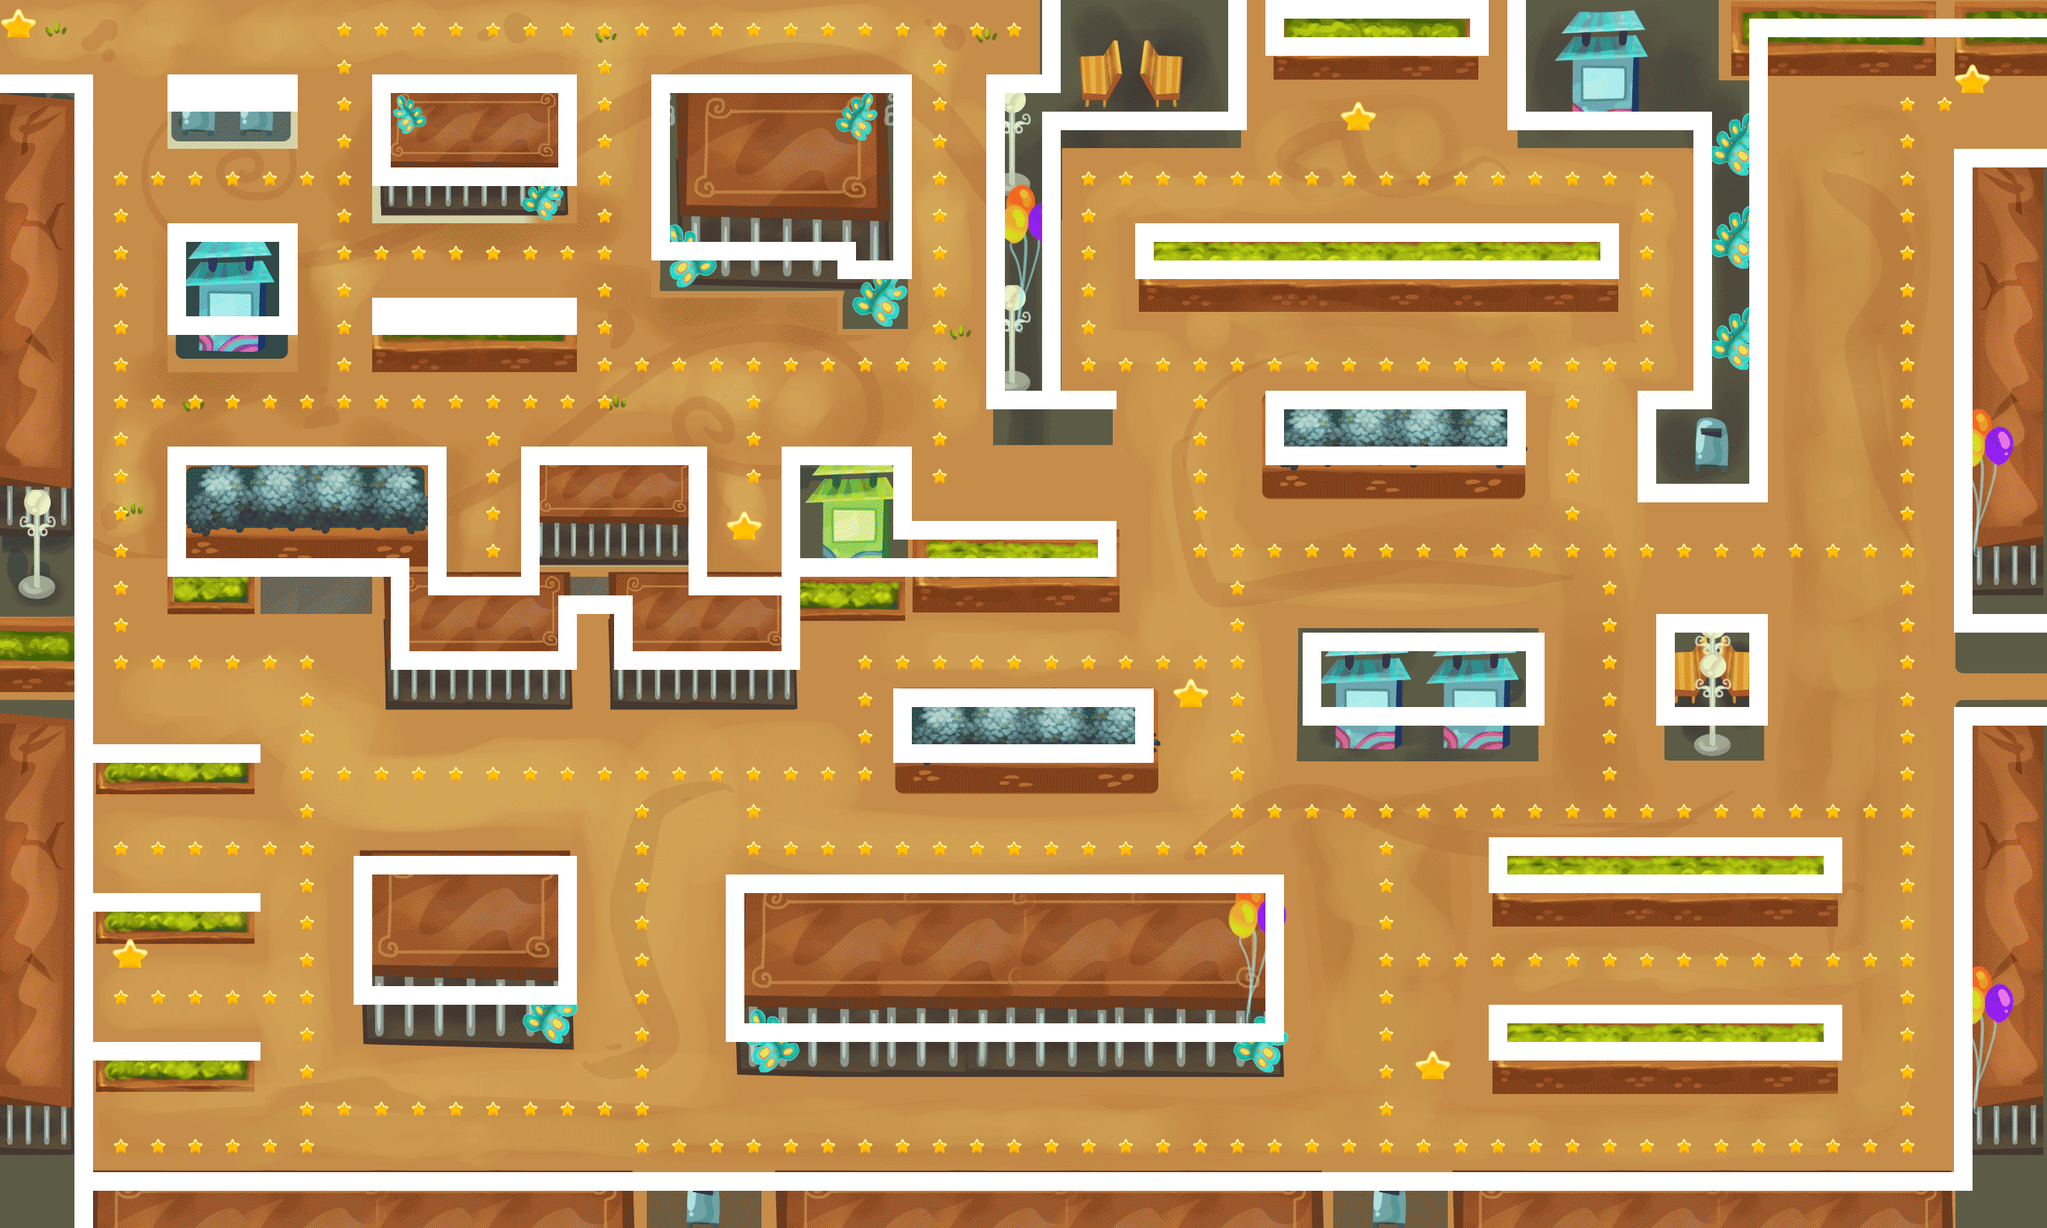

The image is a tile-based game level rendered from a .tmx file. Its description and source (layers, tilesets, objects; grid data summarised) follow:
An orthogonal 110x66 tile map with 25x25 px tiles, 2 tile layers (back, mapa), 4 tilesets.

<map version="1.0" orientation="orthogonal" width="110" height="66" tilewidth="25" tileheight="25">
 <tileset firstgid="1" name="wall" tilewidth="25" tileheight="25">
  <image source="../tiles/wall.png" width="25" height="25" />
 </tileset>
 <tileset firstgid="2" name="star" tilewidth="25" tileheight="21">
  <image source="../tiles/star.png" width="25" height="21" />
 </tileset>
 <tileset firstgid="3" name="star2" tilewidth="50" tileheight="41">
  <image source="../tiles/star2.png" width="50" height="50" />
 </tileset>
 <tileset firstgid="4" name="1" tilewidth="2750" tileheight="1650">
  <image source="../backgrounds/6.png" width="2750" height="1650" />
 </tileset>
 <layer name="back" width="110" height="66">
  <data>[7260 cells, 1 non-empty, 1 distinct tile ids]</data>
 </layer>
 <layer name="mapa" width="110" height="66">
  <data>[7260 cells, 1462 non-empty, 3 distinct tile ids]</data>
 </layer>
</map>